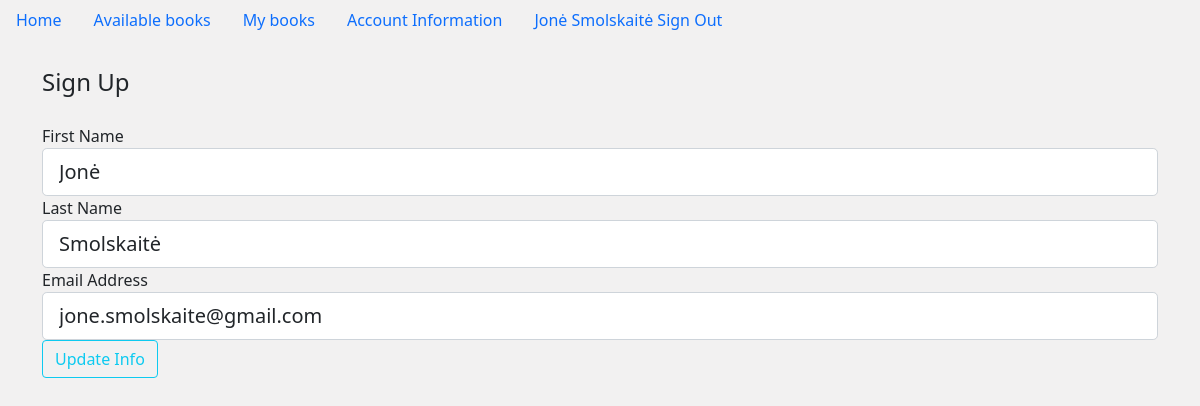
The app's page /update_account_information (signed in) with its own data.
### main.py (models this page shows)
class User(db.Model, UserMixin):
    __tablename__ = 'user'
    id = db.Column(db.Integer, primary_key=True)
    first_name = db.Column(db.String(100), nullable=False)
    last_name = db.Column(db.String(100), nullable=False)
    email_address = db.Column(db.String(100), nullable=False, unique=True)
    password = db.Column(db.String(100), nullable=False)
    books = db.relationship('Book', secondary=helper_table_2, back_populates='readers')
    is_admin = db.Column(db.Boolean, nullable=False, default=False)

### main.py (the view, shortened to what this page needs)
@app.route('/update_account_information', methods=['GET', 'POST'])
def update_account_information():
    form = forms.UpdateAccountInformationForm()
    if request.method == 'GET':
        form.email_address.data = current_user.email_address
        form.first_name.data = current_user.first_name
        form.last_name.data = current_user.last_name
    return render_template('update_account_information.html', form_in_html=form)

### forms.py (shortened to what this page needs)
class UpdateAccountInformationForm(FlaskForm):
    email_address = StringField('Email Address', [DataRequired()])
    first_name = StringField('First Name', [DataRequired()])
    last_name = StringField('Last Name')
    submit = SubmitField('Update Info')

### main.py (called while the page is built)
@login_manager.user_loader
def load_user(user_id):
    return User.query.get(user_id)

### templates/update_account_information.html (shortened to what this page needs)
{% extends "base.html" %}
{% block content %}
<div class="content-section">
    <form method="POST" action="">
        <fieldset class="form-group">
            <legend class="mb-4">Sign Up</legend>
            <div class="form-group">
                {{ form_in_html.first_name.label(class="form-control-label") }}
                {% if form_in_html.first_name.errors %}
                {{ form_in_html.first_name(class="form-control form-control-lg is-invalid") }}
                <div class="invalid-feedback">
                    {% for error in form_in_html.first_name.errors %}
                    <span>{{ error }}</span>
                    {% endfor %}
                </div>
                {% else %}
                {{ form_in_html.first_name(class="form-control form-control-lg") }}
                {% endif %}
            </div>
            <div class="form-group">
                {{ form_in_html.last_name.label(class="form-control-label") }}
                {% if form_in_html.last_name.errors %}
                {{ form_in_html.last_name(class="form-control form-control-lg is-invalid") }}
                <div class="invalid-feedback">
                    {% for error in form_in_html.last_name.errors %}
                    <span>{{ error }}</span>
                    {% endfor %}
                </div>
                {% else %}
                {{ form_in_html.last_name(class="form-control form-control-lg") }}
                {% endif %}
            </div>
            <div class="form-group">
                {{ form_in_html.email_address.label(class="form-control-label") }}
                {% if form_in_html.email_address.errors %}
                {{ form_in_html.email_address(class="form-control form-control-lg is-invalid") }}
                <div class="invalid-feedback">
                    {% for error in form_in_html.email_address.errors %}
                    <span>{{ error }}</span>
                    {% endfor %}
                </div>
                {% else %}
                {{ form_in_html.email_address(class="form-control form-control-lg") }}
                {% endif %}
            </div>
        </fieldset>
        <div class="form-group">
            {{ form_in_html.submit(class="btn btn-outline-info") }}
        </div>
    </form>
</div>
{% endblock content %}

### templates/base.html (shortened to what this page needs)
<!doctype html>
<html lang="en">
<head>
    <link href="https://cdn.jsdelivr.net/npm/bootstrap@5.0.2/dist/css/bootstrap.min.css" rel="stylesheet"
>
</head>
<body>
<ul class="nav">
    <li class="nav-item">
        <a class="nav-link active" aria-current="page" href="{{ url_for('home') }}">Home</a>
    </li>
    {% if current_user.is_authenticated %}
    <li class="nav-item">
        <a class="nav-link" href="{{ url_for('available_books') }}">Available books</a>
    </li>
    <li class="nav-item">
        <a class="nav-link" href="{{ url_for('my_books') }}">My books</a>
    </li>
    <li class="nav-item">
        <a class="nav-link" href="{{ url_for('update_account_information') }}">Account Information</a>
    </li>
    <li class="nav-item">
        <a class="nav-link" href="{{ url_for('sign_out') }}">{{current_user.first_name}}
            {{current_user.last_name}} Sign Out</a>
    </li>
    {% endif %}
</ul>
<div class="container">
    <br>
    {% block content %}
    {% endblock %}
</div>
</body>
</html>

### templates/base.html (style rules this page uses)
body { background-color: #F2F1F1 }

### records on screen
User: first_name "Jonė", last_name "Smolskaitė", email_address "jone.smolskaite@gmail.com"
